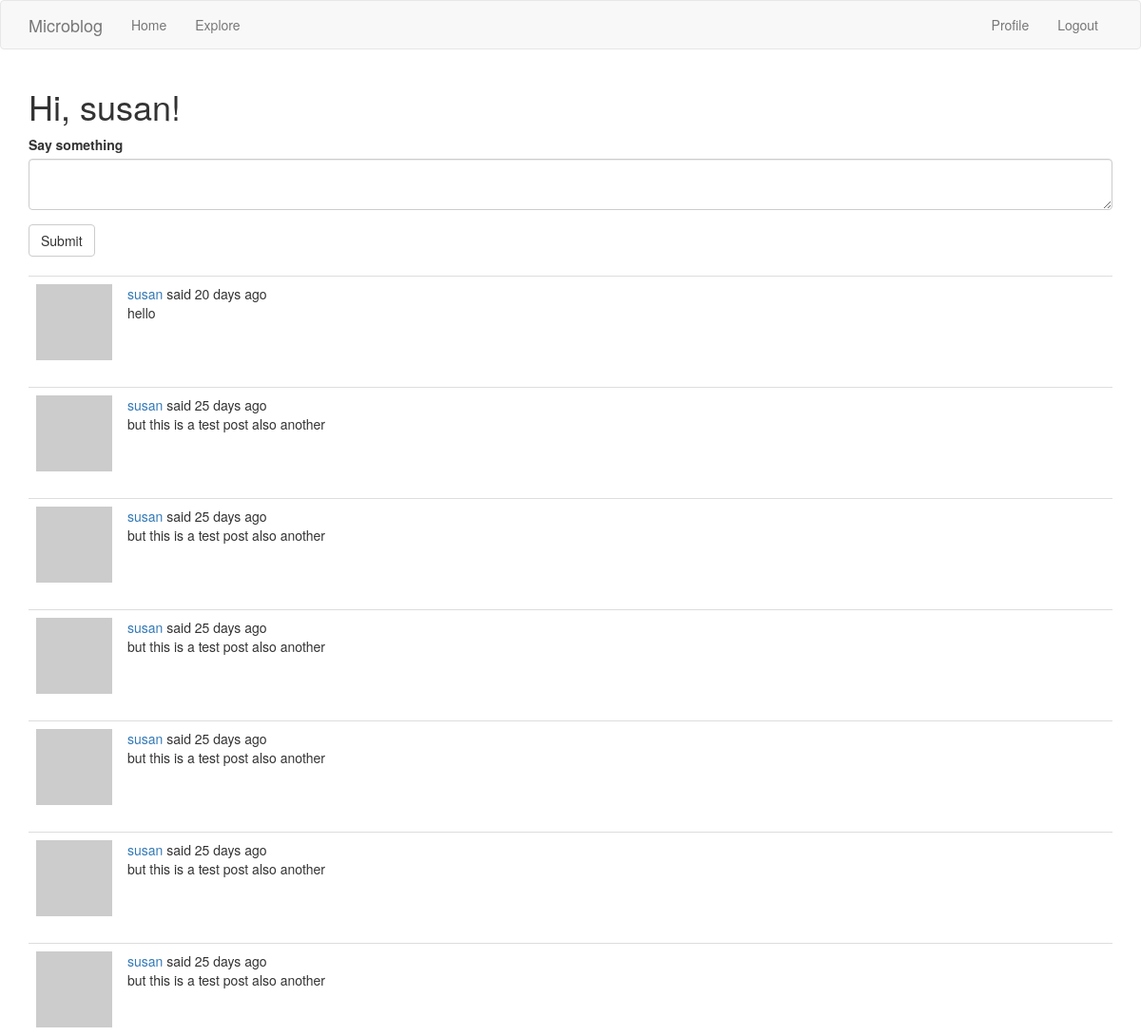
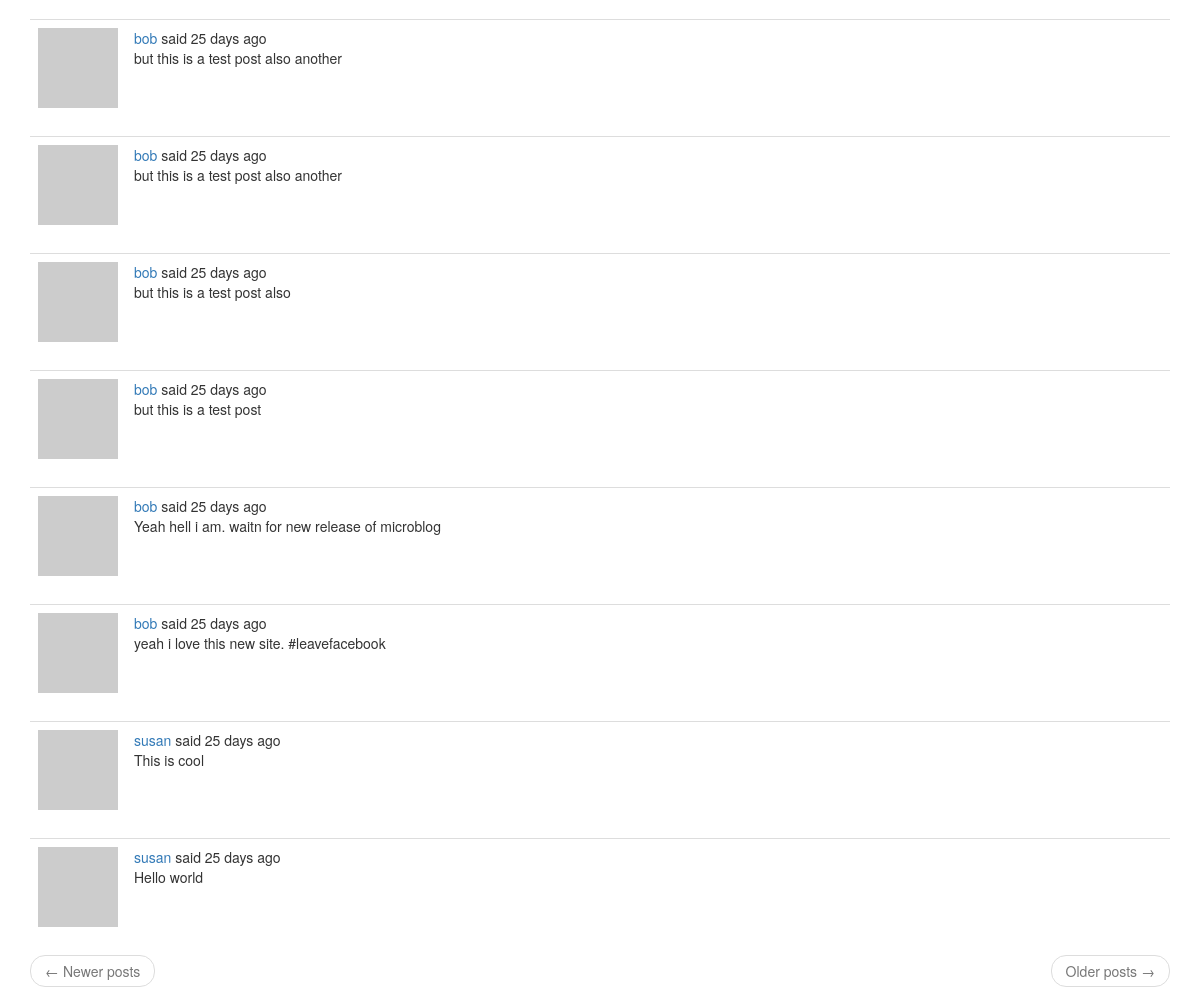
The app's page /index (signed in) with its own data (2 pictures, top to bottom).
### app/models.py (models this page shows, shortened)
class User(UserMixin, db.Model):
    id = db.Column(db.Integer, primary_key=True)
    username = db.Column(db.String(64), index=True, unique=True)
    email = db.Column(db.String(120), index=True, unique=True)
    password_hash = db.Column(db.String(128))
    posts = db.relationship('Post', backref='author', lazy='dynamic')
    about_me = db.Column(db.String(140))
    last_seen = db.Column(db.DateTime, default=datetime.utcnow)
    followed = db.relationship(
        'User', secondary=followers,
        primaryjoin=(followers.c.follower_id == id),
        secondaryjoin=(followers.c.followed_id == id),
        backref=db.backref('followers', lazy='dynamic'), lazy='dynamic')
    def avatar(self, size):
        digest = md5(self.email.lower().encode('utf-8')).hexdigest()
        return 'https://www.gravatar.com/avatar/{}?d=identicon&s={}'.format(
            digest, size)
    def followed_posts(self):
        followed = Post.query.join(
            followers, (followers.c.followed_id == Post.user_id)).filter(
                followers.c.follower_id == self.id)
        own = Post.query.filter_by(user_id=self.id)
        return followed.union(own).order_by(Post.timestamp.desc())

class Post(db.Model):
    id = db.Column(db.Integer, primary_key=True)
    body = db.Column(db.String(140))
    timestamp = db.Column(db.DateTime, index=True, default=datetime.utcnow)
    user_id = db.Column(db.Integer, db.ForeignKey('user.id'))

### app/routes.py (the view)
@app.route('/', methods=['GET', 'POST'])
@app.route('/index', methods=['GET', 'POST'])
@login_required
def index():
    form = PostForm()
    if form.validate_on_submit():
        post = Post(body=form.post.data, author=current_user)
        db.session.add(post)
        db.session.commit()
        flash(_('Your post is now live!'))
        return redirect(url_for('index'))
    page = request.args.get('page', 1, type=int)
    posts = current_user.followed_posts().paginate(
        page, app.config['POSTS_PER_PAGE'], False)
    next_url = url_for('explore', page=posts.next_num) \
        if posts.has_next else None
    prev_url = url_for('explore', page=posts.prev_num) \
        if posts.has_prev else None
    return render_template('index.html', title=_('Home'), form=form,
                           posts=posts.items, next_url=next_url,
                           prev_url=prev_url)

### app/forms.py
class PostForm(FlaskForm):
    post = TextAreaField(_l('Say something'), validators=[DataRequired()])
    submit = SubmitField(_l('Submit'))

### app/models.py (called while the page is built)
@login.user_loader
def load_user(id):
    return User.query.get(int(id))

### app/routes.py (called while the page is built)
@app.before_request
def before_request():
    if current_user.is_authenticated:
        current_user.last_seen = datetime.utcnow()
        db.session.commit()
    g.locale = str(get_locale())

### app/templates/index.html
{% extends "base.html" %}
{% import 'bootstrap/wtf.html' as wtf %}
{% block app_content %}
    <h1>{{ _('Hi, %(username)s!', username=current_user.username) }}</h1>
    {% if form %}
    {{ wtf.quick_form(form) }}
    <br>
    {% endif %}
    {% for post in posts %}
        {% include '_post.html' %}
    {% endfor %}
    <nav aria-label="...">
        <ul class="pager">
            <li class="previous{% if not prev_url %} disabled{% endif %}">
                <a href="{{ prev_url or '#' }}">
                    <span aria-hidden="true">&larr;</span> {{ _('Newer posts') }}
                </a>
            </li>
            <li class="next{% if not next_url %} disabled{% endif %}">
                <a href="{{ next_url or '#' }}">
                    {{ _('Older posts') }} <span aria-hidden="true">&rarr;</span>
                </a>
            </li>
        </ul>
    </nav>
{% endblock %}

### app/templates/base.html (shortened to what this page needs)
{% extends 'bootstrap/base.html' %}
{% block navbar %}
    <nav class="navbar navbar-default">
        <div class="container">
            <div class="navbar-header">
                <a class="navbar-brand" href="{{ url_for('index') }}">Microblog</a>
            </div>
            <div class="collapse navbar-collapse" id="bs-example-navbar-collapse-1">
                <ul class="nav navbar-nav">
                    <li><a href="{{ url_for('index') }}">{{ _('Home') }}</a></li>
                    <li><a href="{{ url_for('explore') }}">{{ _('Explore') }}</a></li>
                </ul>
                <ul class="nav navbar-nav navbar-right">
                    {% if current_user.is_anonymous %}
                    <li><a href="{{ url_for('login') }}">{{ _('Login') }}</a></li>
                    {% else %}
                    <li><a href="{{ url_for('user', username=current_user.username) }}">{{ _('Profile') }}</a></li>
                    <li><a href="{{ url_for('logout') }}">{{ _('Logout') }}</a></li>
                    {% endif %}
                </ul>
            </div>
        </div>
    </nav>
{% endblock %}
{% block content %}
    <div class="container">
        {% block app_content %}{% endblock %}
    </div>
{% endblock %}

### app/templates/_post.html (shortened to what this page needs)
    <table class="table table-hover">
        <tr>
            <td width="70px">
                <a href="{{ url_for('user', username=post.author.username) }}">
                    <img src="{{ post.author.avatar(70) }}" />
                </a>
            </td>
            <td>
                {{ _('%(username)s said %(when)s',
                    username=user_link, when=moment(post.timestamp).fromNow()) }}
                <br>
                {{ post.body }}
            </td>
        </tr>
    </table>

### records on screen
Post: body "hello"
Post: body "but this is a test post also another"
Post: body "but this is a test post also another"
Post: body "but this is a test post also another"
Post: body "but this is a test post also another"
Post: body "but this is a test post also another"
Post: body "but this is a test post also another"
Post: body "but this is a test post also another"
Post: body "but this is a test post also another"
Post: body "but this is a test post also"
Post: body "but this is a test post"
Post: body "Yeah hell i am. waitn for new release of microblog"
Post: body "yeah i love this new site. #leavefacebook"
Post: body "This is cool"
Post: body "Hello world"
